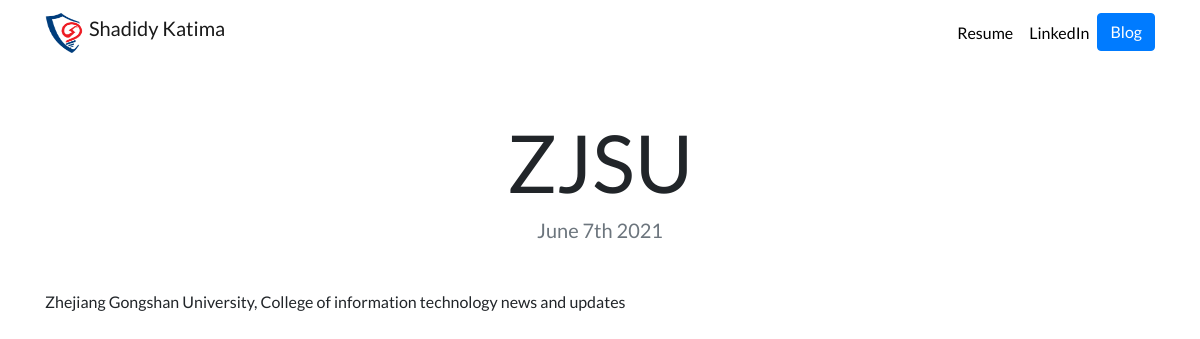
Page /blog/1/ on the committed database.
### blog/models.py (models this page shows, shortened)
class Blog(models.Model):
	title = models.CharField(max_length = 250)
	description = models.TextField()
	date = models.DateField()

### blog/views.py (the view)
# urls.py: path('<int:blog_id>/', views.detail, name='detail'),
def detail(request,blog_id):
	blog = get_object_or_404(Blog, pk = blog_id)
	return render (request, 'blog/detail.html',{'blog':blog})

### blog/templates/blog/detail.html
{% extends "personal_portfolio/base.html" %}
{% load static %}
{% block content %}
<h1 class="text-center mt-5" id="blogdetailtitle">{{ blog.title }}</h1>
<h5 class="text-center text-muted mb-5">{{ blog.date|date:'F jS Y' }}</h5>
{{ blog.description|safe }}
{% endblock %}

### personal_portfolio/static/personal_portfolio/custom.css (style rules this page uses)
body { font-family: 'Lato', sans-serif; }
@media (min-width: 992px) { #blogdetailtitle { font-size: 5rem; } }

### rows in the picture
Blog: title "ZJSU", date "June 7th 2021", description "Zhejiang Gongshan University, College of information technology news and updates"
